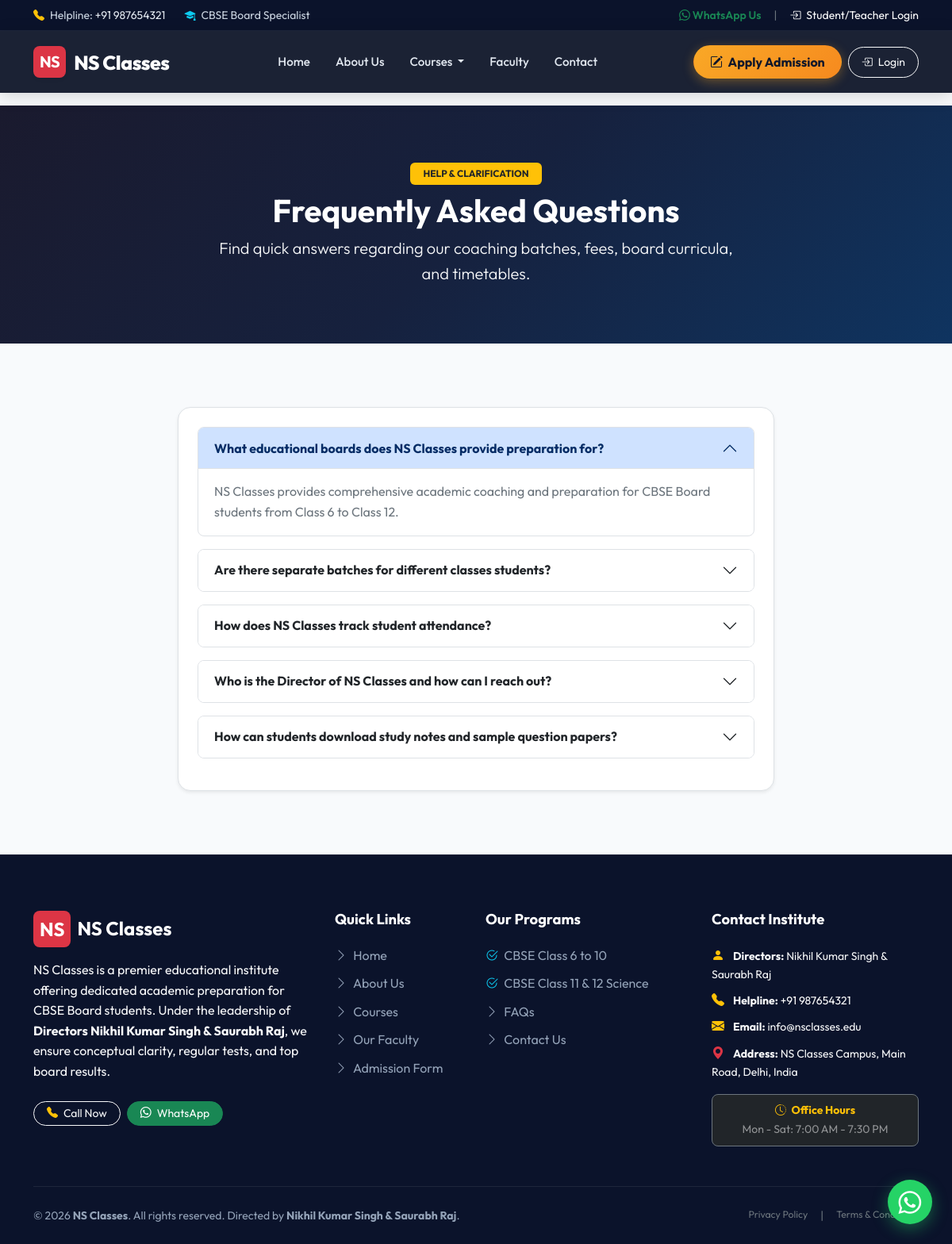
Screenshot of /faq/ with the database file from the repository.
### website/models.py (models this page shows, shortened)
class FAQ(models.Model):
    question = models.CharField(max_length=300)
    answer = models.TextField()
    order = models.PositiveIntegerField(default=0)
    is_active = models.BooleanField(default=True)
    class Meta:
        ordering = ['order']
        verbose_name = 'FAQ'
        verbose_name_plural = 'FAQs'

### website/views.py (the view)
# urls.py: path('faq/', views.faq_view, name='faq'),
def faq_view(request):
    faqs = FAQ.objects.filter(is_active=True)
    return render(request, 'website/faq.html', {'faqs': faqs})

### templates/website/faq.html (shortened to what this page needs)
{% extends 'base.html' %}
{% load static %}
{% block content %}
<div class="py-5 text-white" style="background: var(--primary-gradient);">
    <div class="container text-center py-4">
        <span class="badge bg-warning text-dark px-3 py-2 fw-bold mb-2">HELP & CLARIFICATION</span>
        <h1 class="fw-bold mb-2">Frequently Asked Questions</h1>
        <p class="lead text-light mb-0 mx-auto" style="max-width: 650px;">
            Find quick answers regarding our coaching batches, fees, board curricula, and timetables.
        </p>
    </div>
</div>
<div class="container section-padding">
    <div class="row justify-content-center">
        <div class="col-lg-8">
            <div class="accordion accordion-flush bg-white rounded-4 shadow-sm border p-4" id="faqAccordion">
                {% for faq in faqs %}
                <div class="accordion-item mb-3 border rounded-3 overflow-hidden">
                    <h2 class="accordion-header" id="heading{{ forloop.counter }}">
                        <button class="accordion-button {% if not forloop.first %}collapsed{% endif %} fw-bold"
                            type="button" data-bs-toggle="collapse" data-bs-target="#collapse{{ forloop.counter }}">
                            {{ faq.question }}
                        </button>
                    </h2>
                    <div id="collapse{{ forloop.counter }}"
                        class="accordion-collapse collapse {% if forloop.first %}show{% endif %}"
                        data-bs-parent="#faqAccordion">
                        <div class="accordion-body text-secondary">
                            {{ faq.answer }}
                        </div>
                    </div>
                </div>
                {% endfor %}
            </div>
        </div>
    </div>
</div>
{% endblock %}

### static/css/style.css (style rules this page uses)
:root { --primary-color: #0f3460; --primary-hover: #16213e; --primary-gradient: linear-gradient(135deg, #1a1a2e 0%, #16213e 50%, #0f3460 100%); --accent-color: #e94560; --accent-hover: #d63447; --accent-gradient: linear-gradient(135deg, #ff416c 0%, #ff4b2b 100%); --secondary-color: #533483; --gold-accent: #f9a826; --gold-gradient: linear-gradient(135deg, #f9a826 0%, #f68a1f 100%); --cbse-color: #0077b6; --bihar-color: #2b9348; --dark-bg: #0f172a; --dark-surface: #1e293b; --dark-card: #334155; --light-bg: #f8fafc; --light-surface: #ffffff; --light-border: #e2e8f0; --text-main: #1e293b; --text-muted: #64748b; --text-light: #f8fafc; --shadow-sm: 0 1px 3px rgba(0,0,0,0.08), 0 1px 2px rgba(0,0,0,0.05); --shadow-md: 0 4px 12px rgba(15, 52, 96, 0.08), 0 2px 4px rgba(0,0,0,0.04); --shadow-lg: 0 12px 30px rgba(15, 52, 96, 0.12), 0 4px 8px rgba(0,0,0,0.06); --shadow-hover: 0 20px 40px rgba(15, 52, 96, 0.18), 0 8px 16px rgba(0,0,0,0.08); --transition: all 0.3s cubic-bezier(0.25, 0.8, 0.25, 1); --radius-sm: 8px; --radius-md: 12px; --radius-lg: 18px; }
body { font-family: 'Outfit', 'Inter', -apple-system, BlinkMacSystemFont, 'Segoe UI', Roboto, sans-serif; color: var(--text-main); background-color: var(--light-bg); overflow-x: hidden; line-height: 1.6; }
.section-padding { padding: 80px 0; }

### rows the page displays
FAQ: question "What educational boards does NS Classes provide preparation for?", answer "NS Classes provides comprehensive academic coaching and preparation for CBSE Board students from Class 6 to Class 12."
FAQ: question "Are there separate batches for different classes students?"
FAQ: question "How does NS Classes track student attendance?"
FAQ: question "Who is the Director of NS Classes and how can I reach out?"
FAQ: question "How can students download study notes and sample question papers?"

### other values shown
{{ SITE_PHONE }} "987654321"
{{ SITE_NAME }} "NS Classes"
{{ SITE_DIRECTOR }} "Nikhil Kumar Singh & Saurabh Raj"
